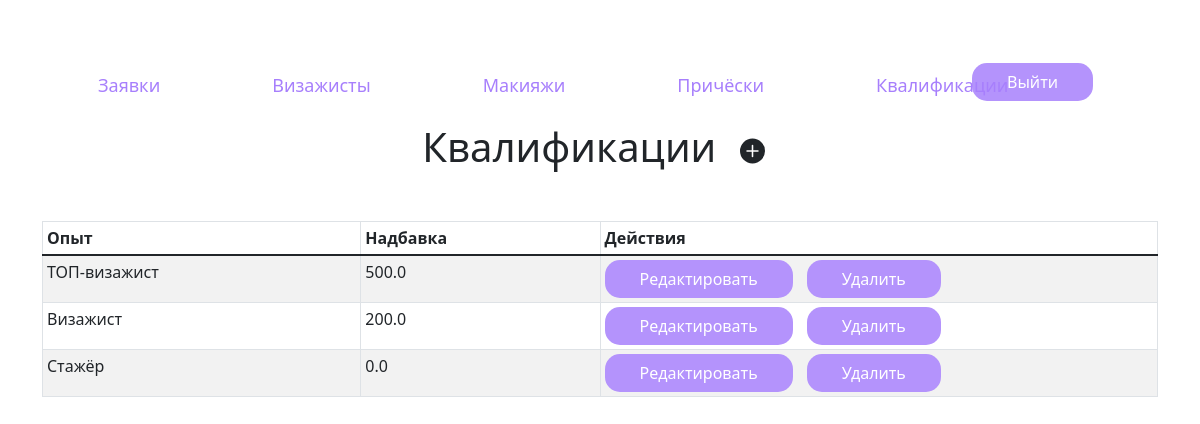
The app's page /admin_kvalif/ (signed in) with its own data.
### content/models.py (models this page shows, shortened)
class Kvalifikaciya(models.Model):
    opyt = models.CharField(max_length=20, verbose_name="Опыт")
    procent = models.FloatField(verbose_name="Процент")

### content/views.py (the view)
# urls.py: path('admin_kvalif/', admin_kvalif, name='admin_kvalif'),
@login_required
def admin_kvalif(request):
    kvalif = Kvalifikaciya.objects.all()
    return render(request, 'admin_kvalif.html', {'kvalif': kvalif, 'title': "Панель управления"})

### templates/admin_kvalif.html
{% extends 'admin_base.html' %}
{% load static %}
{% block content %}
        <h1 class="text-center">Квалификации <a class="btn" href="{% url 'add_kvalif' %}"><svg xmlns="http://www.w3.org/2000/svg" width="25" height="30" fill="currentColor" class="bi bi-plus-circle-fill" viewBox="0 0 16 16">
  <path d="M16 8A8 8 0 1 1 0 8a8 8 0 0 1 16 0zM8.5 4.5a.5.5 0 0 0-1 0v3h-3a.5.5 0 0 0 0 1h3v3a.5.5 0 0 0 1 0v-3h3a.5.5 0 0 0 0-1h-3v-3z"/>
</svg></a></h1>
    <div class="row mt-5">
        <div class="col">
        <table class="table table-sm table-bordered table-striped">
            <thead>
                <tr>
                    <th scope="col">Опыт</th>
                    <th scope="col">Надбавка</th>
                    <th scope="col" class="w-50">Действия</th>
                </tr>
            </thead>
            <tbody>
            {% for i in kvalif %}
            <tr>
                <td>{{i.opyt}}</td>
                <td>{{i.procent}}</td>
                <td><a class="btn buttons" href="{% url 'update_kvalif' i.id %}">Редактировать</a> <a class="btn buttons" href="{% url 'delete_kvalif' i.id %}">Удалить</a></td>
            </tr>
            {% endfor %}
        </tbody>
    </table>
        </div>
    </div>
{% endblock %}

### content/static/style.css (style rules this page uses)
.buttons { background-color: #B493FC; color: white; border-width: 0px; border-radius: 15px; padding: 7px 35px 7px 35px; margin-right: 10px; text-decoration: none; }

### records on screen
Kvalifikaciya: opyt "ТОП-визажист", procent "500.0"
Kvalifikaciya: opyt "Визажист", procent "200.0"
Kvalifikaciya: opyt "Стажёр", procent "0.0"
